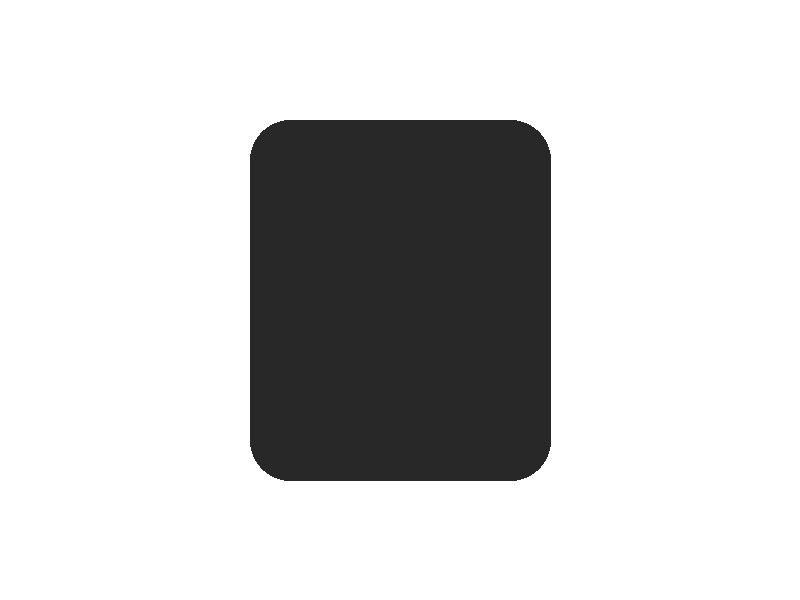
#> input picture wituk_auto/sample/img/D1001.jpg, 800 x 600 px
$ python -i image_square.py   (imports and definitions only)
#> lines starting #> are read from the running program, lines starting #| are printed output that depends on the picture; after the words box and inside, x2 and y2 are one past the last pixel; in counts of white or black regions, pixels touching at a corner belong together
"""상품 이미지 정사각형 정리 (Pillow 하나만 필요).

하는 일: 사진 방향(EXIF) 바로잡기 → 둘레의 흰 여백 잘라내기 → 지정 크기 정사각형
캔버스 가운데에 여백 비율만큼 띄워 놓기 → JPG/PNG 로 저장.

인터넷에서 내려받는 기능은 없습니다. 파일 경로, bytes, PIL 이미지 중 하나를 넣으세요.
설정(크기·여백·배경색 등)은 settings.csv 에 있고, dict 로 직접 넘겨도 됩니다.
"""
import csv
from dataclasses import dataclass, field
from io import BytesIO
from pathlib import Path

from PIL import Image, ImageChops, ImageOps

DEFAULTS = {
    "size": 1000,             # 결과 한 변 길이(px)
    "padding_ratio": 0.05,    # 한쪽 여백 비율 (0.05 = 5%)
    "background": "#FFFFFF",
    "trim": True,             # 원래 있던 흰 여백 잘라내기
    "trim_tolerance": 10,     # 배경색과 이만큼 차이 나면 '내용'으로 봄 (0~255)
    "max_upscale": 2.0,       # 최대 몇 배까지 키울지 (1.0 = 키우지 않음, 많이 키우면 흐려짐)
    "min_source_px": 500,     # 원본 긴 변이 이보다 작으면 경고
    "format": "JPEG",
    "jpeg_quality": 90,
}


@dataclass
class SquareSettings:
    size: int = DEFAULTS["size"]
    padding_ratio: float = DEFAULTS["padding_ratio"]
    background: str = DEFAULTS["background"]
    trim: bool = DEFAULTS["trim"]
    trim_tolerance: int = DEFAULTS["trim_tolerance"]
    max_upscale: float = DEFAULTS["max_upscale"]
    min_source_px: int = DEFAULTS["min_source_px"]
    format: str = DEFAULTS["format"]
    jpeg_quality: int = DEFAULTS["jpeg_quality"]

    def __post_init__(self):
        if self.size <= 0:
            raise ValueError("size 는 1 이상이어야 합니다.")
        if not 0 <= self.padding_ratio < 0.5:
            raise ValueError("padding_ratio 는 0 이상 0.5 미만이어야 합니다.")
        if self.max_upscale < 1:
            raise ValueError("max_upscale 은 1.0 이상이어야 합니다.")
        self.format = self.format.upper().replace("JPG", "JPEG")
        if self.format not in ("JPEG", "PNG", "WEBP"):
            raise ValueError("format 은 JPEG, PNG, WEBP 중 하나입니다.")

    # [27 lines left out: functions from_dict, from_csv, not called in this run]


@dataclass
class SquareResult:
    image: Image.Image          # 결과 이미지 (RGB 정사각형)
    source_size: tuple          # 원본 (가로, 세로)
    content_box: tuple          # 잘라낸 뒤 남은 영역 (왼, 위, 오른, 아래) — 원본 기준
    warnings: list = field(default_factory=list)


def _rgb(color):
    from PIL import ImageColor
    return ImageColor.getrgb(color)[:3]


def _flatten(img, bg):
    """투명 배경은 배경색으로 채워 RGB 로 만든다."""
    img = ImageOps.exif_transpose(img)
    if img.mode in ("RGBA", "LA") or (img.mode == "P" and "transparency" in img.info):
        rgba = img.convert("RGBA")
        canvas = Image.new("RGB", rgba.size, bg)
        canvas.paste(rgba, mask=rgba.getchannel("A"))
        return canvas
    return img.convert("RGB")


def _content_box(img, bg, tolerance):
    diff = ImageChops.difference(img, Image.new("RGB", img.size, bg)).convert("L")
    mask = diff.point(lambda v: 255 if v > tolerance else 0)
    return mask.getbbox()


def make_square(image, settings=None):
    """PIL 이미지 → SquareResult. 원본은 바꾸지 않는다."""
    s = settings or SquareSettings()
    bg = _rgb(s.background)
    img = _flatten(image, bg)
    src_size = img.size
    warnings = []

    box = (0, 0) + img.size
    if s.trim:
        found = _content_box(img, bg, s.trim_tolerance)
        if found is None:
            warnings.append("내용이 없는(배경색뿐인) 이미지")
        else:
            box = found
            img = img.crop(box)

    if max(src_size) < s.min_source_px:
        warnings.append(f"원본이 작음({src_size[0]}x{src_size[1]})")

    inner = max(1, round(s.size * (1 - 2 * s.padding_ratio)))
    scale = inner / max(img.size)
    if scale > s.max_upscale:
        warnings.append(f"{scale:.1f}배 확대가 필요하지만 {s.max_upscale:g}배까지만 키움(상품이 작게 보임)")
        scale = s.max_upscale
    if scale != 1:
        new = (max(1, round(img.width * scale)), max(1, round(img.height * scale)))
        img = img.resize(new, Image.LANCZOS)

    canvas = Image.new("RGB", (s.size, s.size), bg)
    canvas.paste(img, ((s.size - img.width) // 2, (s.size - img.height) // 2))
    return SquareResult(canvas, src_size, box, warnings)


# [24 lines left out: functions to_bytes, square_bytes, square_file, not called in this run]

>>> from PIL import Image
>>> picture = Image.open('../../wituk_auto/sample/img/D1001.jpg')
#> picture is the input picture: PIL image 800x600 RGB; min 22, max 255, mean 207
>>> result = make_square(picture)
#> in _content_box, `diff = ImageChops.difference(img, Image.new("RGB", img.size, bg)).conv..`:
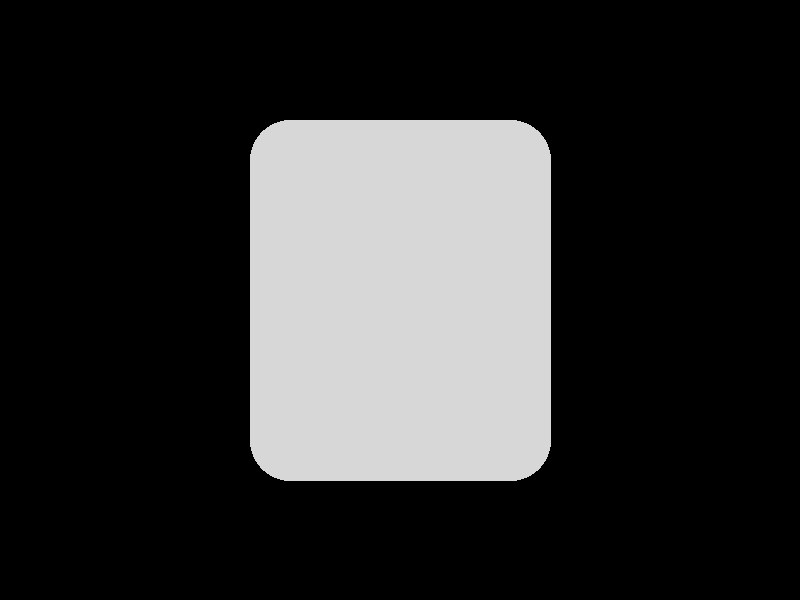
#> diff: PIL image 800x600 L; min 0, max 233, mean 48
#> in _content_box, `mask = diff.point(lambda v: 255 if v > tolerance else 0)`:
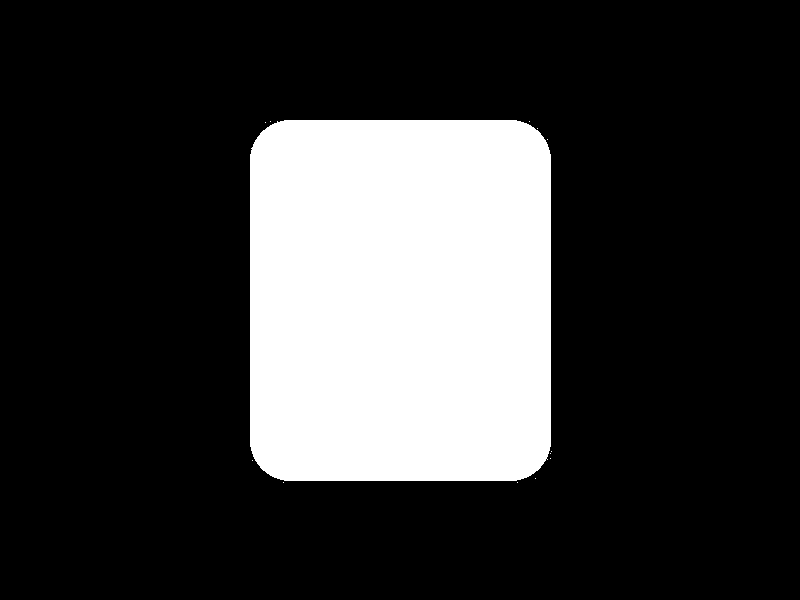
#> mask: PIL image 800x600 L; 22.3% white; 13 white regions (12 under 20 px), largest, box (x1, y1, x2, y2) and area: (250, 120, 551, 481) 107248
#> in make_square, `found = _content_box(img, bg, s.trim_tolerance)`: found = (250, 120, 552, 483)
#> in make_square, `img = img.crop(box)`:
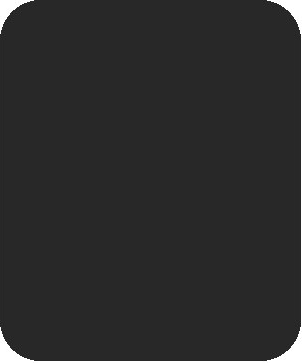
#> img: PIL image 302x363 RGB; min 22, max 255, mean 44.7
#> in make_square, `canvas = Image.new("RGB", (s.size, s.size), bg)`: canvas: PIL image 1000x1000 RGB; every value is 255
#> in make_square, `canvas.paste(img, ((s.size - img.width) // 2, (s.size - img.height) //..`:
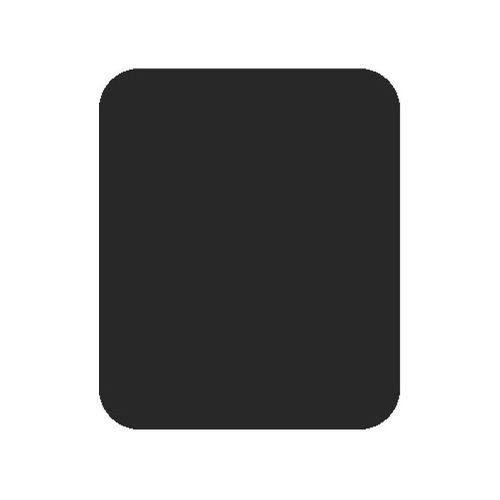
#> canvas: PIL image 1000x1000 RGB (shown at 1/2 size); min 0, max 255, mean 162.7
